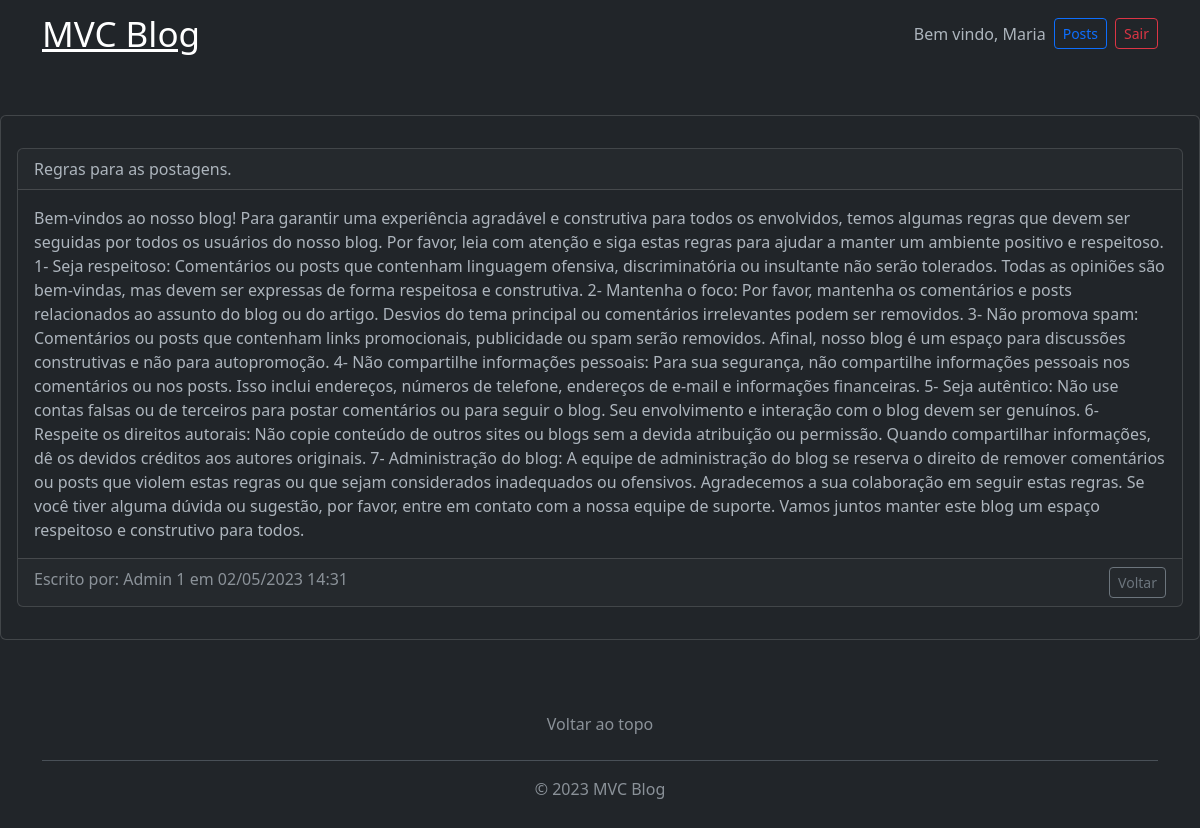
Page /posts/show/16 (signed in) on the committed database.
### tables this page shows
CREATE TABLE IF NOT EXISTS `posts` (
  `id` int NOT NULL AUTO_INCREMENT,
  `usuario` int NOT NULL DEFAULT '0',
  `titulo` varchar(255) NOT NULL DEFAULT '',
  `conteudo` text NOT NULL,
  `created_at` timestamp NOT NULL DEFAULT CURRENT_TIMESTAMP,
  PRIMARY KEY (`id`)
);

CREATE TABLE IF NOT EXISTS `usuario` (
  `id` int NOT NULL AUTO_INCREMENT,
  `nome` varchar(255) NOT NULL,
  `email` varchar(255) NOT NULL,
  `senha` varchar(255) NOT NULL,
  `permissao` int NOT NULL DEFAULT '0',
  `created_at` timestamp NOT NULL DEFAULT CURRENT_TIMESTAMP,
  PRIMARY KEY (`id`)
);

### app/controllers/Posts.php (called while the page is built, shortened)
<?php
class Posts extends Controller
{
    public function __construct()
    {
        $this->postModel = $this->model('Post');
    }
    public function show($id)
    {
        $post = $this->postModel->getPostById($id);
        $data = [
            'post' => $post
        ];
        $this->view('posts/show', $data);
    }
}

### app/libraries/Router.php (called while the page is built, shortened)
<?php
class Router
{
    private $metodo = 'index';
    public function __construct()
    {
        $url = $this->url() ? $this->url() : [0];
        if (file_exists('../app/controllers/' . ucwords($url[0]) . '.php')) {
            unset($url[0]);
        }
        $this->controlador = new $this->controlador;
        if (isset($url[1])) {
            if (method_exists($this->controlador, $url[1])) {
                $this->metodo = $url[1];
                unset($url[1]);
            }
        }
        $this->parametros = $url ? array_values($url) : [];
        call_user_func_array([$this->controlador, $this->metodo], $this->parametros);
    }
    private function url()
    {
        $url = filter_input(INPUT_GET, 'url', FILTER_SANITIZE_URL);
        if (isset($url)) {
            $url = trim(rtrim($url));
            $url = explode('/', $url);
            return $url;
        }
    }
}

### app/libraries/Database.php (called while the page is built, shortened)
<?php
class Database
{
    private $host = 'localhost';
    private $username = 'root';
    private $password = '1234';
    private $db = 'mvcblog';
    private $port = '3306';
    private $dbh;
    private $stmt;
    public function __construct()
    {
        $dsn = 'mysql:host=' . $this->host . ';port=' . $this->port . ';dbname=' . $this->db;
        $options = [
            PDO::ATTR_PERSISTENT => TRUE,
            PDO::ATTR_ERRMODE => PDO::ERRMODE_EXCEPTION
        ];
        try {
            $this->dbh = new PDO($dsn, $this->username, $this->password, $options);
        } catch (PDOException $e) {
            print "Error: " . $e->getMessage() . "<br/>";
            die();
        }
    }
    public function query($sql)
    {
        $this->stmt = $this->dbh->prepare($sql);
    }
    public function bind($param, $value, $type = null)
    {
        if (is_null($type)) {
            switch (true) {
                default:
                    $type = PDO::PARAM_STR;
            }
        }
        $this->stmt->bindValue($param, $value, $type);
    }
    public function execute()
    {
        return $this->stmt->execute();
    }
    public function result()
    {
        $this->execute();
        return $this->stmt->fetch(PDO::FETCH_OBJ);
    }
}

### app/models/Post.php (called while the page is built, shortened)
<?php
class Post
{
    private $db;
    public function __construct()
    {
        $this->db = new Database();
    }
    public function getPostById($id)
    {
        $this->db->query("SELECT *,
        posts.id as postId,
        posts.created_at as postData,
        usuario.id as usuarioId,
        usuario.created_at as usuarioData
        FROM posts
        INNER JOIN usuario ON posts.usuario = usuario.id
        WHERE posts.id = :id");
        $this->db->bind('id', $id);
        return $this->db->result();
    }
}

### app/autoload.php (called while the page is built, shortened)
<?php
spl_autoload_register(function ($class) {
    $dirs = [
        'libraries',
        'helpers'
    ];
    foreach ($dirs as $dir) {
        $path = __DIR__ . DIRECTORY_SEPARATOR . $dir . DIRECTORY_SEPARATOR . $class . '.php';
    }
});

### app/helpers/Validation.php (called while the page is built, shortened)
<?php
class Validation
{
    public static function formatDate($date)
    {
        return date('d/m/Y H:i', strtotime($date));
    }
}

### app/views/posts/show.php (the view, shortened to what this page needs)
<div class=" my-5">
    <div class="card">
        <div class="card-body">
            <div class="card my-3">
                <div class="card-header">
                    <?php if (($data['post']->usuarioId == $_SESSION['user_id']) || $_SESSION['permissao'] === 1) { ?>
                        <form action="<?= URL . '/posts/deletar/' . $data['post']->postId ?>" method="POST">
                            <?= $data['post']->titulo ?>
                            <input type="submit" class="float-end btn btn-sm btn-danger" value="Deletar">
                        </form>
                    <?php } else { ?>
                        <?= $data['post']->titulo ?>
                    <?php } ?>
                </div>
                <div class="card-body">
                    <p class="card-text">
                        <?= $data['post']->conteudo ?>
                    </p>
                </div>
                <div class="card-footer text-muted">
                    Escrito por:
                    <?= $data['post']->nome ?> em
                    <?= Validation::formatDate($data['post']->postData) ?>
                    <div class="float-end">
                        <a class="btn btn-outline-secondary btn-sm" href="<?= URL ?>/posts">Voltar</a>
                    </div>
                </div>
            </div>
        </div>
    </div>
</div>

### rows in the picture
posts: titulo "Regras para as postagens.", conteudo "Bem-vindos ao nosso blog! Para garantir uma experiência agradável e construtiva para todos os envolvidos, temos algumas regras que devem ser seguidas por todos os usuários do nosso blog. Por favor, leia com atenção e siga estas regras para ajudar a manter um ambiente positivo e respeitoso. 1- Seja respeitoso: Comentários ou posts que contenham linguagem ofensiva, discriminatória ou insultante não serão tolerados. Todas as opiniões são bem-vindas, mas devem ser expressas de forma respeitosa e construtiva. 2- Mantenha o foco: Por favor, mantenha os comentários e posts relacionados ao assunto do blog ou do artigo. Desvios do tema principal ou comentários irrelevantes podem ser removidos. 3-…", usuario.nome "Admin 1", created_at "02/05/2023 14:31"

### other values in the picture
$_SESSION['user_name'] "Maria"
